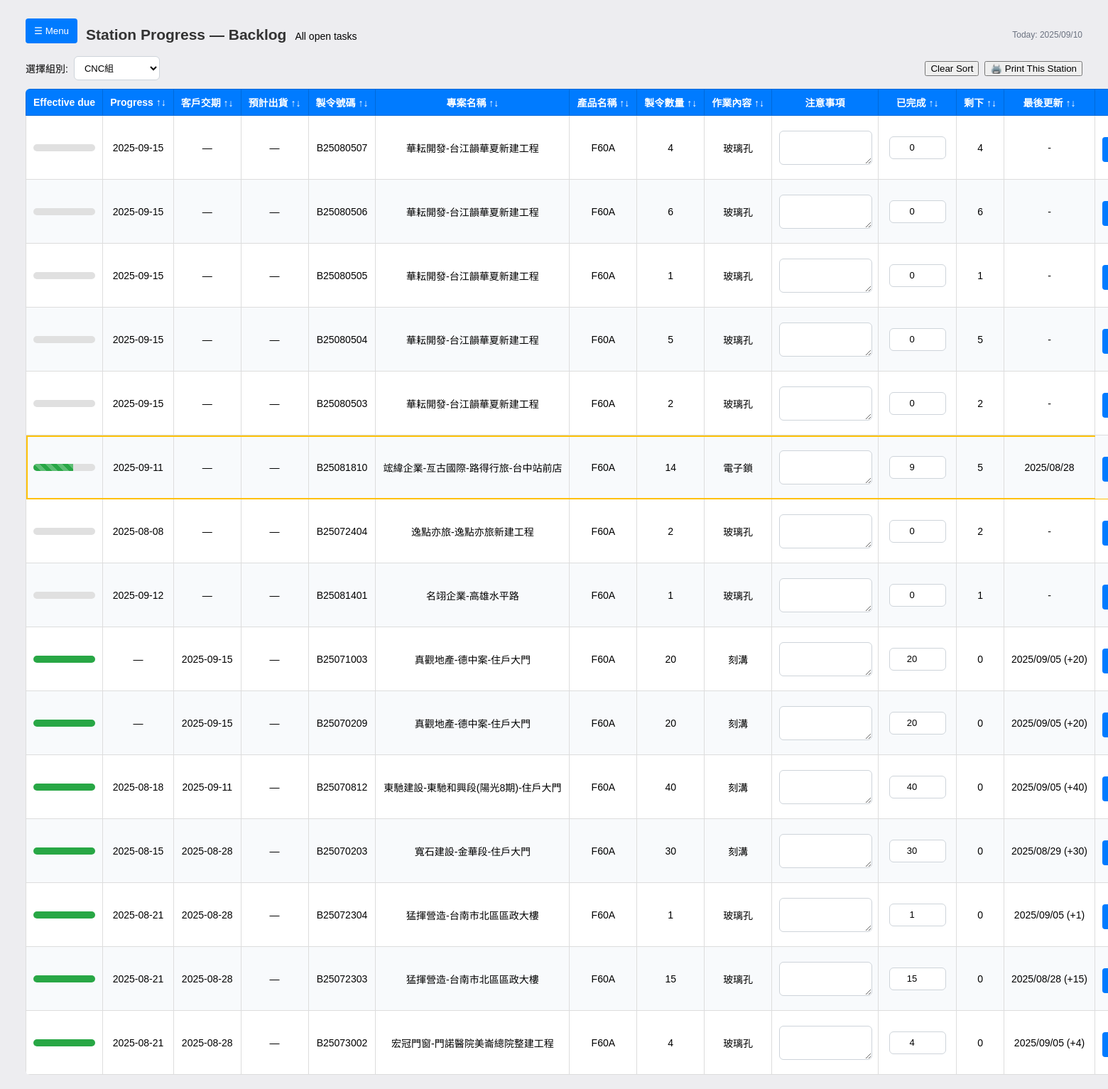
The app's page /stations with its own data.
### models.py (models this page shows)
class Order(Base):
    __tablename__ = "orders"
    id = Column(Integer, primary_key=True, autoincrement=True)
    manufacture_code = Column(String)
    customer        = Column(String)
    product         = Column(String)
    demand_date     = Column(String)   # stored as text like "YYYY/MM/DD"
    delivery        = Column(String)   # stored as text
    quantity        = Column(Integer, default=0)
    datecreate      = Column(String)   # stored as text
    fengbian        = Column(String)
    wallpaper       = Column(String)
    jobdesc         = Column(Text)
    archived    = Column(Boolean, default=False)   # soft archive flag
    archived_at = Column(DateTime)                 # when it was archived
    created_at = Column(DateTime, default=datetime.utcnow)
    updated_at = Column(DateTime)
    tasks = relationship("Task", back_populates="order", cascade="all, delete-orphan")

class Task(Base):
    __tablename__ = "sub_tasks"
    __table_args__ = {'sqlite_autoincrement': True}
    id = Column(Integer, primary_key=True, autoincrement=True)
    order_id = Column(Integer, ForeignKey("orders.id"), nullable=False)
    group = Column("group", String, nullable=True)
    task  = Column(String, nullable=True)
    quantity = Column(Integer, nullable=True)
    completed = Column(Integer, nullable=True, default=0)
    start_time = Column(DateTime)      # may be NULL in DB
    stop_time  = Column(DateTime)
    duration_minutes = Column(Integer)
    order    = relationship("Order", back_populates="tasks")
    history  = relationship("TaskHistory", back_populates="task", cascade="all, delete-orphan")

class TaskHistory(Base):
    __tablename__ = "task_history"
    id = Column(Integer, primary_key=True, autoincrement=True)
    task_id = Column(Integer, ForeignKey("sub_tasks.id"), nullable=False)
    completed = Column(Integer)   # present after your migration
    delta     = Column(Integer)   # present after your migration
    note       = Column(String)   # e.g. "start", "stop"
    timestamp  = Column(DateTime, default=datetime.utcnow)
    start_time = Column(DateTime)
    stop_time  = Column(DateTime)
    duration_minutes = Column(Integer)
    task = relationship("Task", back_populates="history")

### app.py (the view)
@app.route("/stations")
def stations():
    group = (request.args.get("group") or "").strip()
    day   = (request.args.get("date")  or date.today().isoformat()).strip()
    with SessionLocal() as s:
        station_list = [row[0] for row in s.query(Task.group)
                                      .filter(Task.group != None)
                                      .distinct().order_by(Task.group).all()]
        if not group and station_list:
            group = station_list[0]
        plan_rows = (s.query(StationSchedule)
                      .filter(StationSchedule.station==group,
                              StationSchedule.plan_date==day)
                      .order_by(asc(StationSchedule.sequence), asc(StationSchedule.id))
                      .all())
        items = []
        if plan_rows:
            task_map = {t.id:(t,o) for t,o in s.query(Task, Order)
                                               .join(Order, Task.order_id==Order.id)
                                               .filter(Task.id.in_([p.task_id for p in plan_rows]),
                                                       or_(Order.archived==False, Order.archived.is_(None)))
                                               .all()}
            for p in plan_rows:
                t,o = task_map.get(p.task_id, (None,None))
                if not t or not o: continue
                items.append({"task": t, "order": o, "plan": p})
        else:
            q = (s.query(Task, Order)
                   .join(Order, Task.order_id==Order.id)
                   .filter(Task.group==group,
                           or_(Order.archived==False, Order.archived.is_(None)))
                   .order_by(desc(Order.id)))
            items = [{"task":t, "order":o, "plan":None} for t,o in q]
        today_str = date.today().isoformat().replace("-","/")
        return render_template("stations.html",
                               station_list=station_list,
                               selected_group=group,
                               tasks=items,
                               today_date=today_str)

### app.py (called while the page is built)
def fmtdate(val):
    if not val:
        return ""
    if isinstance(val, date) and not isinstance(val, datetime):
        return val.strftime("%Y-%m-%d")
    if isinstance(val, datetime):
        return val.date().strftime("%Y-%m-%d")
    s = str(val).strip()
    if not s:
        return ""
    for fmt in ("%Y-%m-%d", "%Y/%m/%d", "%Y-%m-%d %H:%M:%S", "%Y/%m/%d %H:%M:%S"):
        try:
            return datetime.strptime(s, fmt).strftime("%Y-%m-%d")
        except Exception:
            pass
    return s[:10]

### templates/stations.html (shortened to what this page needs)
<!DOCTYPE html>
<html lang="zh">
<head>
  <link rel="stylesheet" href="/static/common.css">
</head>
<body class="stations-page sb-collapsed">
  <div class="layout">
    <main class="content">
      <div class="page-header">
        <div class="left">
          <button class="btn hamburger" onclick="toggleSidebar()">☰ Menu</button>
          <h2 style="margin:0">
            Station Progress — {{ 'Today' if page_mode == 'today' else 'Backlog' }}
          </h2>
          <p class="muted" style="margin:4px 0 0">
            {% if page_mode == 'today' %}Date: {{ day }}{% else %}All open tasks{% endif %}
          </p>
        </div>
        <div class="right">
          <span class="today">Today: {{ today_date }}</span>
        </div>
      </div>
      <div class="toolbar">
        <div class="group">
          {% set form_action = '/stations/today' if page_mode == 'today' else '/stations/backlog' %}
          <form method="get" action="{{ form_action }}" style="display:flex; align-items:center; gap:8px; margin:0">
            <label>選擇組別:</label>
            {% set form_action = '/stations/today' if page_mode == 'today' else '/stations/backlog' %}
            <select name="group" onchange="this.form.submit()">
              {% for name in station_list %}
                <option value="{{ name }}" {% if name == selected_group %}selected{% endif %}>{{ name }}</option>
              {% endfor %}
            </select>
          </form>
        </div>
        <div class="group">
          <button type="button" onclick="resetStationSort()">Clear Sort</button>
          <button type="button" onclick="printPage()">🖨️ Print This Station</button>
        </div>
      </div>
      <table>
        <thead>
          <tr>
            <th>Effective due</th>
            <th onclick="sortStationTable(0)">Progress ↑↓</th>
            <th onclick="sortStationTable(1)">客戶交期 ↑↓<span class="print-label"><br>Tanggal Ekspektasi Pengiriman oleh Tamu</span></th>
            <th onclick="sortStationTable(2)">預計出貨 ↑↓<span class="print-label"><br>Tanggal Barang Dapat Dikirim</span></th>
            <th onclick="sortStationTable(3)">製令號碼 ↑↓<span class="print-label"><br>Nomor Pesanan</span></th>
            <th onclick="sortStationTable(4)">專案名稱 ↑↓<span class="print-label"><br>Nama Proyek</span></th>
            <th onclick="sortStationTable(5)">產品名稱 ↑↓<span class="print-label"><br>Nama Produk</span></th>
            <th onclick="sortStationTable(6)">製令數量 ↑↓<span class="print-label"><br>Jumlah Pesanan</span></th>
            <th onclick="sortStationTable(7)">作業內容 ↑↓<span class="print-label"><br>Isi Pekerjaan</span></th>
            <th class="cell-notes">注意事項<br><span class="print-label">Hal yang Perlu Diperhatikan</span></th>
            <th onclick="sortStationTable(8)">已完成 ↑↓</th>
            <th onclick="sortStationTable(9)">剩下 ↑↓<span class="print-label"><br>Jumlah Proyek</span></th>
            <th onclick="sortStationTable(10)">最後更新 ↑↓</th>
            <th class="actions-col">Actions</th>
          </tr>
        </thead>
        <tbody>
          {% for item in tasks %}
          {% set running = (item.task.start_time and not item.task.stop_time) %}
          <tr id="task-{{ item.task.id }}" class="{{ 'is-running' if running else '' }}"
              data-order-id="{{ item.order.id }}" data-qty="{{ item.task.quantity or 0 }}">
            <td>
              <div class="progress-bar">
                <div class="progress-fill {{ 'running' if running else '' }}"
                    style="width: {{ (item.task.completed / item.task.quantity) * 100 if item.task.quantity else 0 }}%"></div>
              </div>
            </td>
            <td>{{ item.order.demand_date|fmtdate or '—' }}</td>
            <td>{{ item.order.delivery|fmtdate or '—' }}</td>
            <td>
              {% if item.effective_due %}
                {{ item.effective_due|fmtdate }}
                <span class="pill muted">(from {{ item.effective_due_src }})</span>
              {% else %} — {% endif %}
            </td>
            <td>{{ item.order.manufacture_code }}</td>
            <td>{{ item.order.customer }}</td>
            <td>{{ item.order.product }}</td>
            <td data-role="qty">{{ item.task.quantity or 0 }}</td>
            <td>{{ item.task.task }}</td>
            <td>
              <textarea id="task-note-{{ item.task.id }}-{{ item.order.id }}" rows="2" style="width: 100%;" class="screen-only">{{ item.task.note or '' }}</textarea>
            </td>
            <td>
              <input id="done-{{ item.task.id }}" type="number" min="0" value="{{ item.task.completed or 0 }}" style="width:80px">
            </td>
            <td class="remaining" id="task-remaining-{{ item.task.id }}-{{ item.order.id }}">
              {% set rem = (item.task.quantity or 0) - (item.task.completed or 0) %}
              {{ rem if rem > 0 else 0 }}
            </td>
            <td id="last-update-{{ item.task.id }}-{{ item.order.id }}">
              {% if item.task.history %}
                {% set last = item.task.history|last if item.task.history else None %}
                {% if last and last.timestamp %}
                  {% if last.timestamp is string %}
                    {{ last.timestamp.split(' ')[0] }}
                  {% else %}
                    {{ last.timestamp.strftime('%Y/%m/%d') }}
                  {% endif %}
                  {% if last.delta is not none %} (+{{ last.delta }}){% endif %}
                {% else %}
                  -
                {% endif %}
              {% else %}-{% endif %}
            </td>
            <td class="actions-col">
              <div class="task-status {{ 'running' if running else '' }}">
              </div>
              <div class="actions-group">
                <button class="btn" onclick="startTask({{ item.task.id }})" {{ 'disabled' if running else '' }}>Start</button>
              </div>
              {% set rem = (item.task.quantity or 0) - (item.task.completed or 0) %}
              <div class="muted" data-remaining>
              </div>
            </td>
          </tr>
          {% endfor %}
        </tbody>
      </table>
    </main>
  </div>
</body>
</html>

### static/common.css (style rules this page uses)
:root { --primary:#007bff; --primary-dark:#0069d9; --success:#28a745; --danger:#dc3545; --warning:#ffc107; --muted:#6c757d; --bg:#ededf0; --border:#e9ecef; }
body { font-family:Arial,sans-serif;background:var(--bg);margin:20px;font-size:14px }
h1,h2 { color:#333;margin:0 0 8px }
.layout { display:flex;min-height:100vh;gap:16px }
.content { flex:1;min-width:0;padding:0 16px }
.hamburger { display:inline-flex;align-items:center;gap:6px;position:sticky;top:10px;margin-bottom:10px;z-index:6 }
@media (min-width:901px) { body.sb-collapsed .content { padding-left:0 !important } }
.page-header { display:flex;align-items:center;justify-content:space-between;margin:6px 0 8px }
.page-header .left { display:flex;align-items:center;gap:12px }
.page-header .right { color:#6b7280;font-size:12px;white-space:nowrap }
.toolbar { display:flex;align-items:center;justify-content:space-between;gap:12px;margin:6px 0 12px }
.toolbar .group { display:flex;align-items:center;gap:8px }
.btn { padding:10px 12px;border:0;border-radius:4px;color:#fff;background:var(--primary);cursor:pointer }
table { width:100%;border-collapse:collapse;background:#fff;border-radius:6px;overflow:hidden;margin-top:12px }
th,td { border:1px solid #ddd;padding:10px 12px;text-align:center }
thead th { background:var(--primary);color:#fff;border-color:var(--primary-dark);font-weight:600 }
tbody tr:nth-child(even) td { background:#f8fafc }
.progress-bar { width:100%;height:10px;background:#e0e0e0;border-radius:6px;overflow:hidden }
.progress-fill { height:100%;background:var(--success);transition:width .3s }
.progress-fill.running { position:relative; background-image:linear-gradient(45deg,rgba(255,255,255,.25) 25%,transparent 25%,transparent 50%,rgba(255,255,255,.25) 50%,rgba(255,255,255,.25) 75%,transparent 75%,transparent); background-size:16px 16px;animation:prog-stripes 1s linear infinite }
tr.is-running { outline:2px solid var(--warning);outline-offset:-2px }
.actions-col { min-width:300px;white-space:normal;overflow:visible }
.actions-group { display:flex;flex-wrap:wrap;gap:6px;margin-top:6px }
.actions-group .btn { flex:0 0 auto }
.screen-only { display:block }
input[type="text"], input[type="number"], input[type="date"], select, textarea { background:#fff; border:1px solid #ced4da; border-radius:6px; padding:8px 10px; height:34px; font-size:13px; }
textarea { height:96px; resize:vertical; }
.stations-page table { width:max-content; min-width:100%; border-collapse:collapse; }
.stations-page thead th { position:sticky; top:0; z-index:5; background:var(--primary); color:#fff; border-color:var(--primary-dark); }
.stations-page thead th.actions-col { background: var(--primary) !important; color: #fff !important; border-color: var(--primary-dark) !important; }
.stations-page th.actions-col, .stations-page td.actions-col { position:sticky; right:0; z-index:4; box-shadow: none; }
.stations-page th, .stations-page td { padding:8px 10px; }
.stations-page tbody tr:nth-child(even) td { background:#f8fafc; }
.stations-page thead th:nth-child(10), .stations-page tbody td:nth-child(10) { width: 150px; max-width: 150px; }
.stations-page tbody td:nth-child(10) { padding-right: 8px; }
.stations-page tbody td:nth-child(10) textarea { display: block; width: 100% !important; max-width: 100% !important; box-sizing: border-box !important; margin: 0; height: auto; min-height: 30px; overflow-x: hidden; overflow-y: auto; resize: vertical; }
.stations-page table, .stations-page th, .stations-page td { box-sizing: border-box; }
.stations-page thead th:nth-child(11), .stations-page tbody td:nth-child(11) { width: 110px; max-width: 110px; text-align: center; box-sizing: border-box; }
.stations-page tbody td:nth-child(11) input[type="number"] { width: 80px; height: 32px; text-align: center; box-sizing: border-box; font-variant-numeric: tabular-nums; }

### records on screen
Order: order.demand_date|fmtdate "2025-09-15", order.delivery|fmtdate "—", order.manufacture_code "B25080507", order.customer "華耘開發-台江韻華夏新建工程", order.product "F60A"
Task: task "4", task.task "玻璃孔", task "0"
Order: order.demand_date|fmtdate "2025-09-15", order.delivery|fmtdate "—", order.manufacture_code "B25080506", order.customer "華耘開發-台江韻華夏新建工程", order.product "F60A"
Task: task "6", task.task "玻璃孔", task "0"
Order: order.demand_date|fmtdate "2025-09-15", order.delivery|fmtdate "—", order.manufacture_code "B25080505", order.customer "華耘開發-台江韻華夏新建工程", order.product "F60A"
Task: task "1", task.task "玻璃孔", task "0"
Order: order.demand_date|fmtdate "2025-09-15", order.delivery|fmtdate "—", order.manufacture_code "B25080504", order.customer "華耘開發-台江韻華夏新建工程", order.product "F60A"
Task: task "5", task.task "玻璃孔", task "0"
Order: order.demand_date|fmtdate "2025-09-15", order.delivery|fmtdate "—", order.manufacture_code "B25080503", order.customer "華耘開發-台江韻華夏新建工程", order.product "F60A"
Task: task "2", task.task "玻璃孔", task "0"
Order: order.demand_date|fmtdate "2025-09-11", order.delivery|fmtdate "—", order.manufacture_code "B25081810", order.customer "竤緯企業-亙古國際-路得行旅-台中站前店", order.product "F60A"
Task: task "14", task.task "電子鎖", task "9"
TaskHistory: timestamp "2025/08/28"
Order: order.demand_date|fmtdate "2025-08-08", order.delivery|fmtdate "—", order.manufacture_code "B25072404", order.customer "逸點亦旅-逸點亦旅新建工程", order.product "F60A"
Task: task "2", task.task "玻璃孔", task "0"
Order: order.demand_date|fmtdate "2025-09-12", order.delivery|fmtdate "—", order.manufacture_code "B25081401", order.customer "名翊企業-高雄水平路", order.product "F60A"
Task: task "1", task.task "玻璃孔", task "0"
Order: order.demand_date|fmtdate "—", order.delivery|fmtdate "2025-09-15", order.manufacture_code "B25071003", order.customer "真觀地產-德中案-住戶大門", order.product "F60A"
Task: task "20", task.task "刻溝", task "20"
TaskHistory: timestamp "2025/09/05", delta "20"
Order: order.demand_date|fmtdate "—", order.delivery|fmtdate "2025-09-15", order.manufacture_code "B25070209", order.customer "真觀地產-德中案-住戶大門", order.product "F60A"
Task: task "20", task.task "刻溝", task "20"
TaskHistory: timestamp "2025/09/05", delta "20"
Order: order.demand_date|fmtdate "2025-08-18", order.delivery|fmtdate "2025-09-11", order.manufacture_code "B25070812", order.customer "東馳建設-東馳和興段(陽光8期)-住戶大門", order.product "F60A"
Task: task "40", task.task "刻溝", task "40"
TaskHistory: timestamp "2025/09/05", delta "40"
Order: order.demand_date|fmtdate "2025-08-15", order.delivery|fmtdate "2025-08-28", order.manufacture_code "B25070203", order.customer "寬石建設-金華段-住戶大門", order.product "F60A"
Task: task "30", task.task "刻溝", task "30"
TaskHistory: timestamp "2025/08/29", delta "30"
Order: order.demand_date|fmtdate "2025-08-21", order.delivery|fmtdate "2025-08-28", order.manufacture_code "B25072304", order.customer "猛揮營造-台南市北區區政大樓", order.product "F60A"
Task: task "1", task.task "玻璃孔", task "1"
TaskHistory: timestamp "2025/09/05", delta "1"
Order: order.demand_date|fmtdate "2025-08-21", order.delivery|fmtdate "2025-08-28", order.manufacture_code "B25072303", order.customer "猛揮營造-台南市北區區政大樓", order.product "F60A"
Task: task "15", task.task "玻璃孔", task "15"
TaskHistory: timestamp "2025/08/28", delta "15"
Order: order.demand_date|fmtdate "2025-08-21", order.delivery|fmtdate "2025-08-28", order.manufacture_code "B25073002", order.customer "宏冠門窗-門諾醫院美崙總院整建工程", order.product "F60A"
Task: task "4", task.task "玻璃孔", task "4"
TaskHistory: timestamp "2025/09/05", delta "4"

### other values on screen
{{ 'Today' if page_mode == 'today' else 'Backlog' }} "Backlog"
{{ today_date }} "2025/09/10"
{{ rem if rem > 0 else 0 }} "4" "6" "1" "5" "2" "5" "2" "1" "0" "0" "0" "0" "0" "0" "0"
form field group "CNC組"
